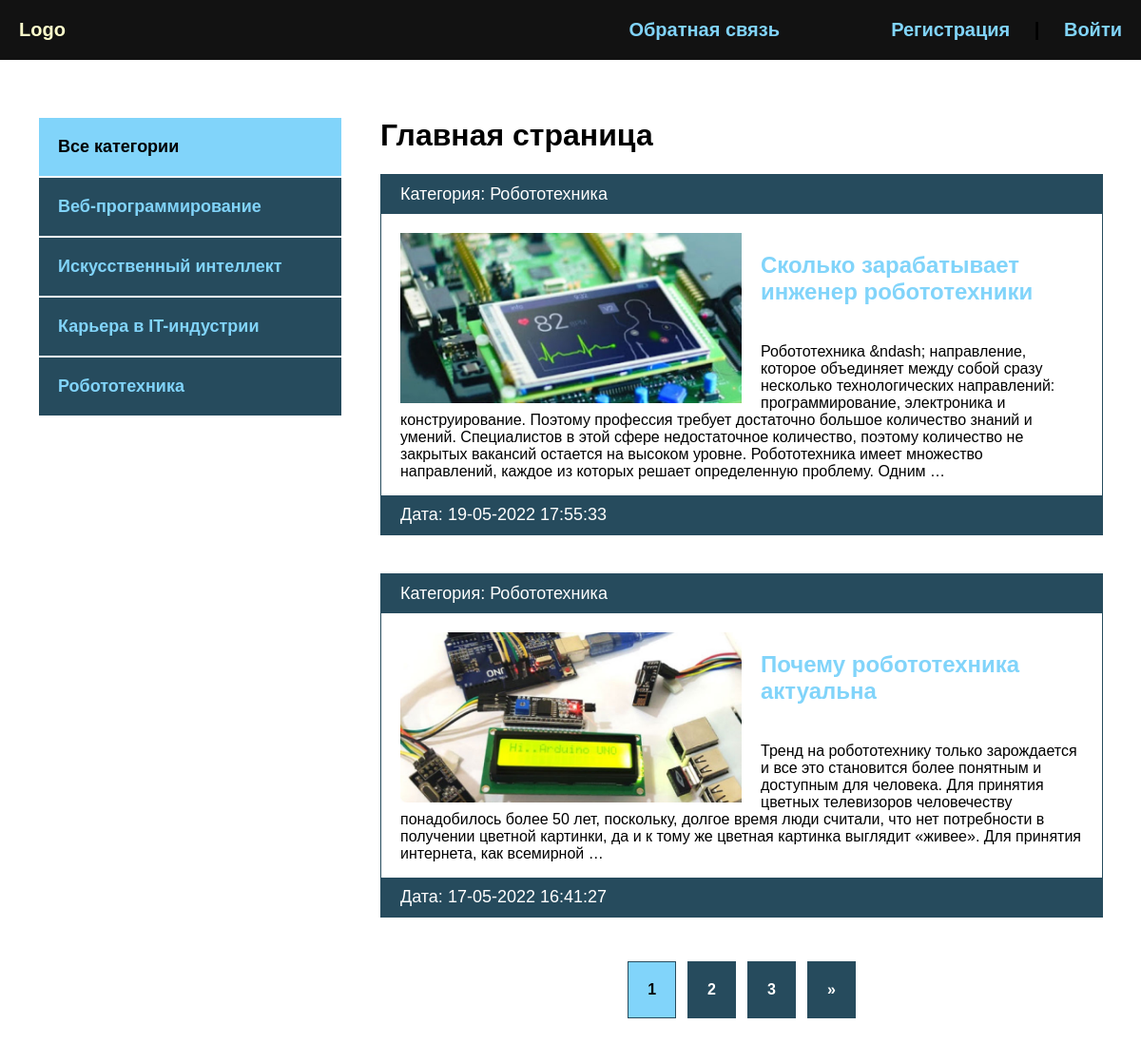
The page / on the database its author committed.
### blog/models.py (models this page shows, shortened)
class Category(models.Model):
    name = models.CharField(max_length=100, db_index=True, verbose_name="Категори")
    slug = models.SlugField(max_length=100, unique=True, db_index=True, verbose_name="URL")
    def __str__(self):
        return self.name
    def get_absolute_url(self):
        return reverse('category', kwargs={'cat_slug': self.slug})
    class Meta:
        verbose_name = "Категория"
        verbose_name_plural = "Категории"

class Blog(models.Model):
    title = models.CharField(max_length=255, verbose_name="Название")
    slug = models.SlugField(max_length=255, unique=True, db_index=True, verbose_name="URL")
    content = models.TextField(blank=True, verbose_name="Контент")
    photo = models.ImageField(upload_to="photos/%Y/%m/%d/", blank=True, verbose_name="Фото")
    time_created = models.DateTimeField(auto_now_add=True, verbose_name="Дата публикации")
    time_update = models.DateTimeField(auto_now=True, verbose_name="Дата обновления")
    is_published = models.BooleanField(default=True, verbose_name="Опубликовано")
    cat = models.ForeignKey('Category', on_delete=models.PROTECT, verbose_name="Категория")
    def get_absolute_url(self):
        return reverse('post', kwargs={'post_slug': self.slug})
    class Meta:
        verbose_name = "Новость"
        verbose_name_plural = "Новости"
        ordering = ['-time_created']

### blog/views.py (the view)
# urls.py: path('', BlogHome.as_view(), name='index'),
class BlogHome(DataMixin, ListView):
    model = Blog
    template_name = 'blog/index.html'
    context_object_name = 'posts'
    def get_context_data(self, *, object_list=None, **kwargs):
        context = super().get_context_data(**kwargs)
        c_def = self.get_user_context(title='Главная страница')
        return dict(list(context.items()) + list(c_def.items()))
    def get_queryset(self):
        return Blog.objects.filter(is_published=True).select_related('cat')

### blog/utils.py (called while the page is built)
    def get_user_context(self, **kwargs):
        context = kwargs
        cats = Category.objects.annotate(Count('blog'))
        user_menu = menu.copy()
        if not self.request.user.is_authenticated:
            user_menu.pop(0)
        context['menu'] = user_menu
        context['cats'] = cats
        if 'cat_selected' not in context:
            context['cat_selected'] = 0
        return context

### blog/templates/blog/index.html
{% extends 'blog/base.html' %}
{% block content %}
{% load static %}
<h1>{{ title }}</h1>
<ul>
    {% for p in posts %}
    <li>
        <p class="first">Категория: {{ p.cat }}</p>
        <div class="text">
            {% if p.photo %}
            <img class="image" src="{{ p.photo.url }}" alt="">
            {% else %}
            <img src="{% static 'blog/default.jpg' %}" alt="" class="image">
            {% endif %}
            <h2><a href="{{ p.get_absolute_url }}">{{ p.title }}</a></h2>
            <p>{{ p.content|striptags|truncatewords:50 }}</p>
        </div>
        <p class="date">Дата: {{ p.time_update|date:"d-m-Y H:i:s" }}</p>
    </li>
    {% endfor %}
</ul>
{% endblock %}

### blog/templates/blog/base.html (shortened to what this page needs)
{% load static %}
{% load blog_tags %}
<!DOCTYPE html>
<html lang="en">
<head>
    <link rel="stylesheet" href="{% static 'css/style.css' %}">
</head>
<body>
    <div class="header">
        <div class="wrap">
            <ul class="mainmenu">
                <li class="logo"><a href="{% url 'index' %}">Logo</a></li>
                {% for m in menu %}
                <li class="last"><a href="{% url m.url_name %}">{{ m.title }}</a></li>
                {% endfor %}
                {% if request.user.is_authenticated %}
                <li class="last">{{ user.username }} | <a href="{% url 'logout' %}">Выйти</a></li>
                {% else %}
                <li class="last"><a href="{% url 'register' %}">Регистрация</a> | <a href="{% url 'login' %}">Войти</a></li>
                {% endif %}
            </ul>
        </div>
    </div>
    <div class="content">
        <div class="wrap">
            <div class="sidebar">
                <ul>
                    {% if cat_selected == 0 %}
                    <li class="selected">Все категории</li>
                    {% else %}
                    <li><a href="{% url 'index' %}">Все категории</a></li>
                    {% endif %}
                    {% for c in cats %}
                        {% if c.blog__count > 0 %}
                            {% if c.pk == cat_selected %}
                                <li class="selected">{{ c.name }}</li>
                            {% else %}
                                <li><a href="{{ c.get_absolute_url }}">{{ c.name }}</a></li>
                            {% endif %}
                        {% endif %}
                    {% endfor %}
                </ul>
            </div>
            <div class="main">
                {% block content %}
                {% endblock %}
                {% if page_obj.has_other_pages %}
                <div>
                    <ul class="list-pages">
                    {% for p in paginator.page_range %}
                        {% if page_obj.number == p %}
                            <li class="page-num page-num-selected">{{ p }}</li>
                        {% elif p >= page_obj.number|add:-2 and p <= page_obj.number|add:2 %}
                            <li class="page-num">
                                <a href="?page={{ p }}">{{ p }}</a>
                            </li>
                        {% endif %}
                    {% endfor %}
                    {% if page_obj.has_next %}
                       <li class="page-num">
                           <a href="?page={{ page_obj.next_page_number }}">&raquo;</a>
                       </li>
                    {% endif %}
                    </ul>
                </div>
                {% endif %}
            </div>
        </div>
    </div>
</body>
</html>

### blog/static/css/style.css (style rules this page uses)
body { padding: 0; margin: 0; background: #264b5d; font-family: Verdana, Geneva, Tahoma, sans-serif; }
.wrap { max-width: 1200px; margin: 0 auto; }
.content .wrap { background: #FFF; padding: 40px; box-sizing: border-box; display: flex; }
ul { list-style: none; margin: 0; padding: 0; }
a { color: #81d4fa; text-decoration: none; padding: 20px; display: block; }
.mainmenu { display: flex; align-items: center; font-size: 20px; font-weight: bold; }
.header { background: #121212; }
.logo { flex-basis: 40%; }
.last { flex-basis: 30%; text-align: right; }
.sidebar ul { width: 320px; margin-right: 40px; margin-top: 20px; }
.sidebar a { padding: 20px; display: block; border: 1px solid #FFF; background: #264b5d; font-weight: bold; font-size: 18px; }
.selected { font-size: 18px; padding: 20px; border: 1px solid #FFF; font-weight: bold; background: #81d4fa; }
.main li { border: 1px solid #264b5d; margin-bottom: 40px; }
.first, .date { padding: 10px 20px; background: #264b5d; font-size: 18px; color: #FFF; margin: 0; }
.image { float: left; margin-right: 20px; max-width: 50%; }
.text { padding: 20px 20px 0; }
.text h2 { margin-top: 0; }
.text a { padding-left: 0; }
.list-pages { display: flex; justify-content: center; }
.list-pages .page-num-selected { background: #81d4fa; padding: 20px; }
.list-pages a { background: #264b5d; padding: 20px; display: block; color: #FFF; }
.page-num { margin: 6px; font-weight: bold; }
.last a { display: inline; }

### rows shown on the page
Category: name "Веб-программирование"
Category: name "Искусственный интеллект"
Category: name "Карьера в IT-индустрии"
Category: name "Робототехника"
Blog: cat "Робототехника", photo (picture), title "Сколько зарабатывает инженер робототехники", content "Робототехника &ndash; направление, которое объединяет между собой сразу несколько технологических направлений: программирование, электроника и конструирование. Поэтому профессия требует достаточно большое количество знаний и умений. Специалистов в этой сфере недостаточное количество, поэтому количество не закрытых вакансий остается на высоком уровне. Робототехника имеет множество направлений, каждое из которых решает определенную проблему. Одним …", time_update "19-05-2022 17:55:33"
Blog: cat "Робототехника", photo (picture), title "Почему робототехника актуальна", content "Тренд на робототехнику только зарождается и все это становится более понятным и доступным для человека. Для принятия цветных телевизоров человечеству понадобилось более 50 лет, поскольку, долгое время люди считали, что нет потребности в получении цветной картинки, да и к тому же цветная картинка выглядит «живее». Для принятия интернета, как всемирной …", time_update "17-05-2022 16:41:27"

### other values the page prints
{{ m.title }} "Обратная связь"
{{ title }} "Главная страница"
{{ p }} "1"
{{ p }} "2" "3"
